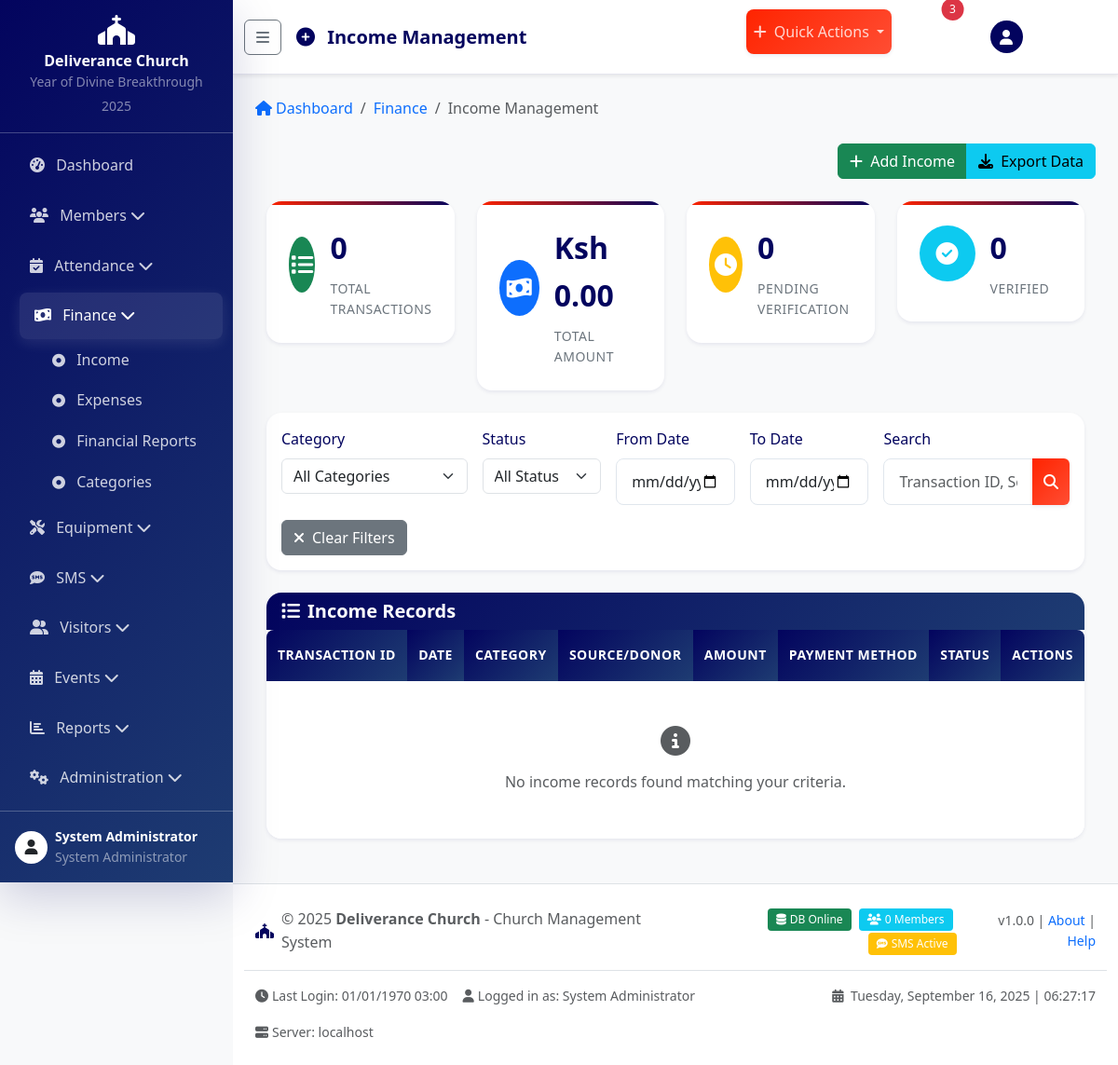
/modules/finance/income.php (signed in), run on the app's committed database.
### tables this page shows
CREATE TABLE church_info (
    id INT PRIMARY KEY AUTO_INCREMENT,
    church_name VARCHAR(100) NOT NULL DEFAULT 'Deliverance Church',
    `address` TEXT,
    phone VARCHAR(20),
    email VARCHAR(100),
    website VARCHAR(100),
    logo VARCHAR(255),
    mission_statement TEXT,
    vision_statement TEXT,
    `values` TEXT,
    yearly_theme VARCHAR(255),
    pastor_name VARCHAR(100),
    founded_date DATE,
    service_times TEXT,
    currency VARCHAR(10) DEFAULT 'KES',
    sms_balance DECIMAL(10,2) DEFAULT 0.00,
    created_at TIMESTAMP DEFAULT CURRENT_TIMESTAMP,
    updated_at TIMESTAMP DEFAULT CURRENT_TIMESTAMP ON UPDATE CURRENT_TIMESTAMP
);

### modules/finance/income.php (the view, shortened to what the rows shown need)
<?php
require_once '../../config/config.php';
require_once '../../includes/functions.php';
$page_title = 'Income Management';
$page_icon = 'fas fa-plus-circle';
$breadcrumb = [
    ['title' => 'Finance', 'url' => 'index.php'],
    ['title' => 'Income Management']
];
$page_actions = [
    [
        'title' => 'Add Income',
        'url' => 'add_income.php',
        'icon' => 'fas fa-plus',
        'class' => 'success'
    ],
    [
        'title' => 'Export Data',
        'url' => 'export_income.php?' . http_build_query($_GET),
        'icon' => 'fas fa-download',
        'class' => 'info'
    ]
];
include '../../includes/header.php';
?>
<div class="container-fluid">
    <div class="card">
        <div class="card-body p-0">
            <div class="table-responsive">
                <table class="table table-hover mb-0">
                    <thead>
                        <tr>
                            <th>Transaction ID</th>
                            <th>Date</th>
                            <th>Category</th>
                            <th>Source/Donor</th>
                            <th class="text-end">Amount</th>
                            <th>Payment Method</th>
                            <th>Status</th>
                            <th class="text-center">Actions</th>
                        </tr>
                    </thead>
                </table>
            </div>
        </div>
    </div>
</div>
<?php include '../../includes/footer.php'; ?>

### includes/header.php (shortened to what the rows shown need)
<?php
$currentPage = basename($_SERVER['PHP_SELF'], '.php');
$currentModule = basename(dirname($_SERVER['PHP_SELF']));
$churchInfo = getRecord('church_info', 'id', 1) ?: [
    'church_name' => 'Deliverance Church',
    'logo' => '',
    'yearly_theme' => 'Year of Divine Breakthrough 2025'
];
?>
<!DOCTYPE html>
<html lang="en">
<head>
    <link href="https://cdnjs.cloudflare.com/ajax/libs/bootstrap/5.3.0/css/bootstrap.min.css" rel="stylesheet">
    <link href="https://cdnjs.cloudflare.com/ajax/libs/font-awesome/6.4.0/css/all.min.css" rel="stylesheet">
    <link href="https://cdnjs.cloudflare.com/ajax/libs/animate.css/4.1.1/animate.min.css" rel="stylesheet">
    <link href="<?php echo BASE_URL; ?>assets/css/style.css" rel="stylesheet">
</head>
<body>
<?php if (isLoggedIn()): ?>
    <div class="sidebar" id="sidebar">
        <div class="p-3 text-center border-bottom border-light border-opacity-25">
            <?php if (!empty($churchInfo['logo'])): ?>
                <img src="<?php echo BASE_URL . $churchInfo['logo']; ?>" alt="Church Logo" class="img-fluid mb-2" style="max-height: 50px;">
            <?php else: ?>
                <i class="fas fa-church fa-2x text-white mb-2"></i>
            <?php endif; ?>
            <h6 class="text-white mb-0 sidebar-title"><?php echo htmlspecialchars($churchInfo['church_name']); ?></h6>
            <small class="text-white-50 sidebar-subtitle"><?php echo htmlspecialchars($churchInfo['yearly_theme']); ?></small>
        </div>
        <nav class="nav flex-column p-2">
            <?php
            foreach (MAIN_MENU as $key => $menu_item) {
                $active = ($currentModule === $key || $currentPage === $key) ? 'active' : '';
                $menuUrl = BASE_URL . $menu_item['url'];
            ?>
                <div class="nav-item">
                    <?php if (isset($menu_item['submenu'])): ?>
                        <a class="nav-link <?php echo $active; ?>" data-bs-toggle="collapse" href="#submenu-<?php echo $key; ?>" role="button">
                            <i class="<?php echo $menu_item['icon']; ?> me-2"></i>
                            <span class="menu-text"><?php echo $menu_item['title']; ?></span>
                            <i class="fas fa-chevron-down ms-auto"></i>
                        </a>
                        <div class="collapse <?php echo $active ? 'show' : ''; ?>" id="submenu-<?php echo $key; ?>">
                            <div class="ps-4">
                                <?php foreach ($menu_item['submenu'] as $sub_key => $sub_item): ?>
                                    <a href="<?php echo BASE_URL . $sub_item['url']; ?>" class="nav-link py-2">
                                        <i class="fas fa-dot-circle me-2 small"></i>
                                        <span class="menu-text"><?php echo $sub_item['title']; ?></span>
                                    </a>
                                <?php endforeach; ?>
                            </div>
                        </div>
                    <?php else: ?>
                        <a href="<?php echo $menuUrl; ?>" class="nav-link <?php echo $active; ?>">
                            <i class="<?php echo $menu_item['icon']; ?> me-2"></i>
                            <span class="menu-text"><?php echo $menu_item['title']; ?></span>
                        </a>
                    <?php endif; ?>
                </div>
            <?php } ?>
        </nav>
        <div class="mt-auto p-3 border-top border-light border-opacity-25">
            <div class="d-flex align-items-center">
                <div class="avatar bg-white text-dark rounded-circle me-2 d-flex align-items-center justify-content-center" style="width: 35px; height: 35px;">
                    <i class="fas fa-user"></i>
                </div>
                <div class="flex-grow-1 sidebar-user-info">
                    <div class="text-white small fw-bold"><?php echo htmlspecialchars($_SESSION['first_name'] . ' ' . $_SESSION['last_name']); ?></div>
                    <div class="text-white-50 small"><?php echo getUserRoleDisplay($_SESSION['user_role']); ?></div>
                </div>
            </div>
        </div>
    </div>
    <div class="main-content" id="main-content">
        <nav class="navbar navbar-expand-lg navbar-light bg-white shadow-sm mb-4">
            <div class="container-fluid">
                <button class="btn btn-outline-secondary me-3" id="sidebar-toggle" type="button">
                    <i class="fas fa-bars"></i>
                </button>
                <h1 class="navbar-brand mb-0 h4">
                    <?php if (isset($page_icon)): ?>
                        <i class="<?php echo $page_icon; ?> me-2 text-church-blue"></i>
                    <?php endif; ?>
                    <?php echo isset($page_title) ? htmlspecialchars($page_title) : 'Dashboard'; ?>
                </h1>
                <div class="navbar-nav ms-auto d-flex flex-row">
                    <div class="nav-item dropdown me-3">
                        <a class="nav-link dropdown-toggle btn btn-church-primary btn-sm text-white" href="#" role="button" data-bs-toggle="dropdown">
                            <i class="fas fa-plus me-1"></i> Quick Actions
                        </a>
                    </div>
                    <div class="nav-item dropdown me-3">
                        <a class="nav-link position-relative" href="#" role="button" data-bs-toggle="dropdown">
                            <i class="fas fa-bell fa-lg"></i>
                            <span class="position-absolute top-0 start-100 translate-middle badge rounded-pill bg-danger">
                                3
                            </span>
                        </a>
                    </div>
                    <div class="nav-item dropdown">
                        <a class="nav-link dropdown-toggle d-flex align-items-center" href="#" role="button" data-bs-toggle="dropdown">
                            <div class="avatar bg-church-blue text-white rounded-circle me-2 d-flex align-items-center justify-content-center" style="width: 35px; height: 35px;">
                                <i class="fas fa-user"></i>
                            </div>
                            <span class="d-none d-md-inline"><?php echo htmlspecialchars($_SESSION['first_name']); ?></span>
                        </a>
                    </div>
                </div>
            </div>
        </nav>
        <div class="container-fluid px-4">
            <?php if (isset($breadcrumb) && !empty($breadcrumb)): ?>
                <nav aria-label="breadcrumb" class="mb-4">
                    <ol class="breadcrumb">
                        <li class="breadcrumb-item">
                            <a href="<?php echo BASE_URL; ?>modules/dashboard/" class="text-decoration-none">
                                <i class="fas fa-home me-1"></i>Dashboard
                            </a>
                        </li>
                        <?php foreach ($breadcrumb as $item): ?>
                            <?php if (isset($item['url'])): ?>
                                <li class="breadcrumb-item">
                                    <a href="<?php echo $item['url']; ?>" class="text-decoration-none"><?php echo htmlspecialchars($item['title']); ?></a>
                                </li>
                            <?php else: ?>
                                <li class="breadcrumb-item active" aria-current="page"><?php echo htmlspecialchars($item['title']); ?></li>
                            <?php endif; ?>
                        <?php endforeach; ?>
                    </ol>
                </nav>
            <?php endif; ?>
            <?php if (isset($page_actions) && !empty($page_actions)): ?>
                <div class="d-flex justify-content-between align-items-center mb-4">
                    <div class="btn-group">
                        <?php foreach ($page_actions as $action): ?>
                            <a href="<?php echo $action['url']; ?>"
                               class="btn btn-<?php echo $action['class'] ?? 'primary'; ?> <?php echo $action['size'] ?? ''; ?>">
                                <?php if (isset($action['icon'])): ?>
                                    <i class="<?php echo $action['icon']; ?> me-1"></i>
                                <?php endif; ?>
                                <?php echo $action['title']; ?>
                            </a>
                        <?php endforeach; ?>
                    </div>
                </div>
            <?php endif; ?>
<?php endif;  ?>

### includes/footer.php (shortened to what the rows shown need)
<?php if (isLoggedIn()): ?>
        </div>
    </div>
    <footer class="bg-white border-top mt-5 py-4" style="margin-left: 250px; transition: margin-left 0.3s ease;">
        <div class="container-fluid px-4">
            <div class="row align-items-center">
                <div class="col-md-6">
                    <div class="d-flex align-items-center">
                        <i class="fas fa-church text-church-blue me-2"></i>
                        <span class="text-muted">
                            &copy; <?php echo date('Y'); ?>
                            <strong><?php echo htmlspecialchars($churchInfo['church_name'] ?? 'Deliverance Church'); ?></strong>
                            - Church Management System
                        </span>
                    </div>
                </div>
                <div class="col-md-6 text-end">
                    <div class="d-flex align-items-center justify-content-end">
                        <div class="me-3">
                            <span class="badge bg-success me-1">
                                <i class="fas fa-database me-1"></i>DB Online
                            </span>
                            <span class="badge bg-info me-1">
                                <i class="fas fa-users me-1"></i><?php echo getRecordCount('members', ['membership_status' => 'active']); ?> Members
                            </span>
                            <?php if (isFeatureEnabled('sms')): ?>
                            <span class="badge bg-warning">
                                <i class="fas fa-sms me-1"></i>SMS Active
                            </span>
                            <?php endif; ?>
                        </div>
                        <small class="text-muted">
                            v1.0.0 |
                            <a href="#" class="text-decoration-none" data-bs-toggle="modal" data-bs-target="#aboutModal">About</a> |
                            <a href="#" class="text-decoration-none" data-bs-toggle="modal" data-bs-target="#helpModal">Help</a>
                        </small>
                    </div>
                </div>
            </div>
            <div class="row mt-3 pt-3 border-top">
                <div class="col-md-8">
                    <div class="d-flex flex-wrap gap-3 small text-muted">
                        <span><i class="fas fa-clock me-1"></i>Last Login: <?php echo formatDisplayDateTime($_SESSION['login_time'] ?? date('Y-m-d H:i:s')); ?></span>
                        <span><i class="fas fa-user me-1"></i>Logged in as: <?php echo getUserRoleDisplay($_SESSION['user_role'] ?? ''); ?></span>
                        <span><i class="fas fa-server me-1"></i>Server: <?php echo $_SERVER['SERVER_NAME']; ?></span>
                    </div>
                </div>
                <div class="col-md-4 text-end">
                    <div class="small text-muted">
                        <i class="fas fa-calendar-alt me-1"></i>
                        <?php echo date('l, F j, Y'); ?> |
                        <span id="current-time"><?php echo date('H:i:s'); ?></span>
                    </div>
                </div>
            </div>
        </div>
    </footer>
<?php endif;  ?>

### data on the page
church_info: church_name "Deliverance Church", yearly_theme "Year of Divine Breakthrough 2025"

### other printed values
$menu_item['title'] "Dashboard"
$menu_item['title'] "Members"
$menu_item['title'] "Attendance"
$menu_item['title'] "Finance"
$sub_item['title'] "Income"
$sub_item['title'] "Expenses"
$sub_item['title'] "Financial Reports"
$sub_item['title'] "Categories"
$menu_item['title'] "Equipment"
$menu_item['title'] "SMS"
$menu_item['title'] "Visitors"
$menu_item['title'] "Events"
$menu_item['title'] "Reports"
$menu_item['title'] "Administration"
$_SESSION['first_name'] . ' ' . $_SESSION['last_name'] "System Administrator"
